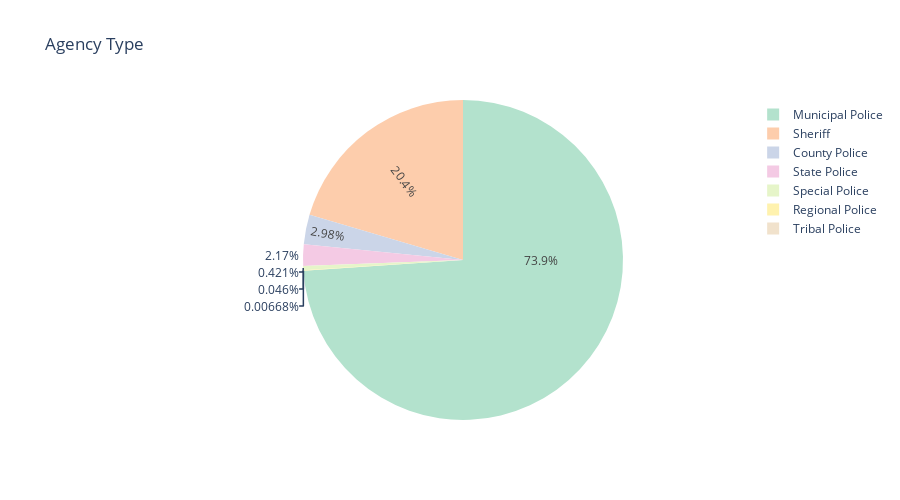

The notebook cell this image was saved under:
### Markdown cell above
**As shown above, the __Handgun__ has the highest values as a weapon used in crimes with obvious difference.**

### Code cell
# count each agency type  
agency_type = df['Agency_Type'].value_counts()

fig = px.pie(names=agency_type.index,
            values =agency_type,
            height=500,
            title='Agency Type')

fig.update_traces(textinfo='percent',
            insidetextorientation='radial',
            legendgroup='show', 
            marker = dict(colors=px.colors.qualitative.Pastel2))
fig.show()
fig.write_image("Agency Type pie.png")

### Figure 1 — Plotly figure (JSON) as saved in the notebook; plotly's stock layout.template omitted (floating-point values rounded to 4 significant figures)
{"data": [{"domain": {"x": [0, 1], "y": [0, 1]}, "hovertemplate": "label=%{label}<br>value=%{value}<extra></extra>", "insidetextorientation": "radial", "labels": ["Municipal Police", "Sheriff", "County Police", "State Police", "Special Police", "Regional Police", "Tribal Police"], "legendgroup": "show", "marker": {"colors": ["rgb(179,226,205)", "rgb(253,205,172)", "rgb(203,213,232)", "rgb(244,202,228)", "rgb(230,245,201)", "rgb(255,242,174)", "rgb(241,226,204)", "rgb(204,204,204)"]}, "name": "", "showlegend": true, "textinfo": "percent", "type": "pie", "values": [210433, 58181, 8482, 6184, 1199, 131, 19]}], "layout": {"height": 500, "legend": {"tracegroupgap": 0}, "title": {"text": "Agency Type"}}}
